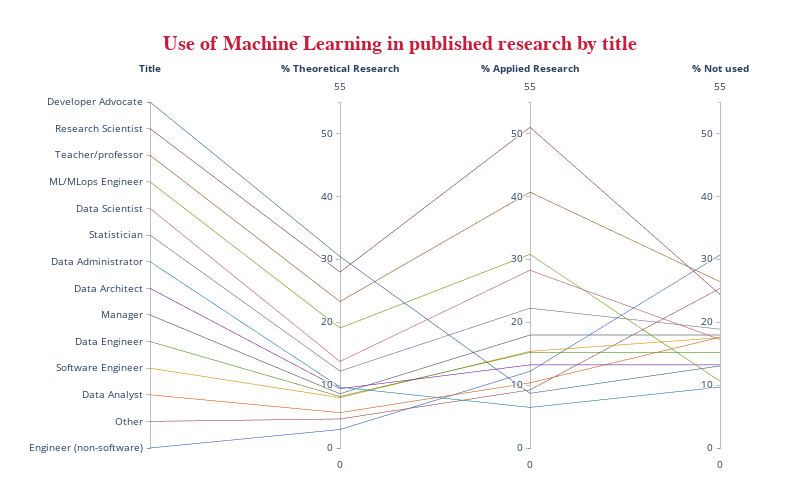

The notebook cell saved with this chart:
### Code cell
import plotly.graph_objects as go
import plotly.express as px
 
value_range = [0, 55]
 
dimensions = [
    dict(
        range=[0, ml_used.index.max()],
        label='<b>Title</b>',
        values=ml_used.index,
        tickvals = ml_used.index,
        ticktext = ml_used['title'],
    ),
    dict(
        range=value_range,
        label='<b>% Theoretical Research</b>',
        values=ml_used['pct_theoretical']
    ),
    dict(
        range=value_range,
        label='<b>% Applied Research</b>',
        values=ml_used['pct_applied']
    ),
    dict(
        range=value_range,
        label='<b>% Not used</b>',
        values=ml_used['pct_no']
    ),
]
 
fig = go.Figure(
    data=go.Parcoords(
        line=dict(
            color=ml_used.index,
            colorscale=px.colors.qualitative.G10,
        ),
        dimensions=dimensions,
    ),
)
 
fig.update_layout(
    autosize=False,
    width=800,
    height=500,
    margin=dict(
        l=150,
        b=50,
        t=100,
    ),
    title='<b>Use of Machine Learning in published research by title</b>',
    title_font_size=20,
    title_x=0.5,
    title_font_family = 'arial',
    title_font_color = '#C41E3A',
)
 
fig.show()
 
fig.write_image('./charts/Use of ML in research_PL.png', scale=2)

### Figure 1 — Plotly figure (JSON) as saved in the notebook; plotly's stock layout.template omitted (floating-point values rounded to 4 significant figures)
{"data": [{"dimensions": [{"label": "<b>Title</b>", "range": [0, 13], "ticktext": ["Engineer (non-software)", "Other", "Data Analyst", "Software Engineer", "Data Engineer", "Manager", "Data Architect", "Data Administrator", "Statistician", "Data Scientist", "ML/MLops Engineer", "Teacher/professor", "Research Scientist", "Developer Advocate"], "tickvals": [0, 1, 2, 3, 4, 5, 6, 7, 8, 9, 10, 11, 12, 13], "values": [0, 1, 2, 3, 4, 5, 6, 7, 8, 9, 10, 11, 12, 13]}, {"label": "<b>% Theoretical Research</b>", "range": [0, 55], "values": [2.941, 4.615, 5.618, 8.009, 8.187, 8.627, 9.434, 9.677, 12.22, 13.75, 19.07, 23.28, 27.95, 30.43]}, {"label": "<b>% Applied Research</b>", "range": [0, 55], "values": [12.18, 9.231, 10.36, 15.37, 15.2, 17.96, 13.21, 6.452, 22.22, 28.25, 30.79, 40.66, 50.98, 8.696]}, {"label": "<b>% Not used</b>", "range": [0, 55], "values": [30.67, 25.38, 17.6, 17.53, 15.2, 17.96, 13.21, 9.677, 18.89, 17.25, 10.63, 26.44, 24.41, 13.04]}], "line": {"color": [0, 1, 2, 3, 4, 5, 6, 7, 8, 9, 10, 11, 12, 13], "colorscale": [[0, "#3366CC"], [0.1111, "#DC3912"], [0.2222, "#FF9900"], [0.3333, "#109618"], [0.4444, "#990099"], [0.5556, "#0099C6"], [0.6667, "#DD4477"], [0.7778, "#66AA00"], [0.8889, "#B82E2E"], [1, "#316395"]]}, "type": "parcoords"}], "layout": {"autosize": false, "height": 500, "margin": {"b": 50, "l": 150, "t": 100}, "title": {"font": {"color": "#C41E3A", "family": "arial", "size": 20}, "text": "<b>Use of Machine Learning in published research by title</b>", "x": 0.5}, "width": 800}}
